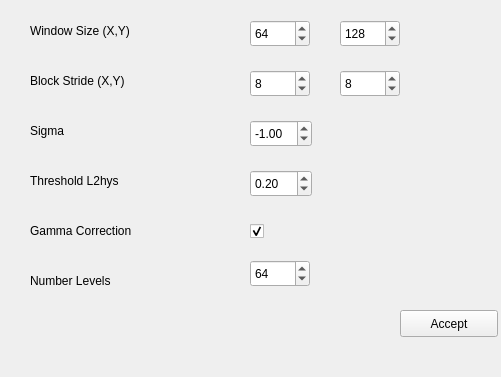
<?xml version="1.0" encoding="UTF-8"?>
<ui version="4.0">
 <class>Conf_HOG</class>
 <widget class="QMainWindow" name="Conf_HOG">
  <property name="geometry">
   <rect>
    <x>0</x>
    <y>0</y>
    <width>501</width>
    <height>377</height>
   </rect>
  </property>
  <property name="minimumSize">
   <size>
    <width>501</width>
    <height>377</height>
   </size>
  </property>
  <property name="windowTitle">
   <string>Configuración HOG</string>
  </property>
  <widget class="QWidget" name="centralwidget">
   <widget class="QPushButton" name="Aceptar">
    <property name="geometry">
     <rect>
      <x>400</x>
      <y>310</y>
      <width>98</width>
      <height>27</height>
     </rect>
    </property>
    <property name="text">
     <string>Accept</string>
    </property>
   </widget>
   <widget class="QLabel" name="label">
    <property name="geometry">
     <rect>
      <x>30</x>
      <y>20</y>
      <width>181</width>
      <height>21</height>
     </rect>
    </property>
    <property name="text">
     <string>Window Size (X,Y)</string>
    </property>
   </widget>
   <widget class="QLabel" name="label_2">
    <property name="geometry">
     <rect>
      <x>30</x>
      <y>70</y>
      <width>171</width>
      <height>21</height>
     </rect>
    </property>
    <property name="text">
     <string>Block Stride (X,Y)</string>
    </property>
   </widget>
   <widget class="QLabel" name="label_3">
    <property name="geometry">
     <rect>
      <x>30</x>
      <y>120</y>
      <width>66</width>
      <height>21</height>
     </rect>
    </property>
    <property name="text">
     <string>Sigma</string>
    </property>
   </widget>
   <widget class="QLabel" name="label_4">
    <property name="geometry">
     <rect>
      <x>30</x>
      <y>170</y>
      <width>141</width>
      <height>21</height>
     </rect>
    </property>
    <property name="text">
     <string>Threshold L2hys</string>
    </property>
   </widget>
   <widget class="QLabel" name="label_5">
    <property name="geometry">
     <rect>
      <x>30</x>
      <y>220</y>
      <width>181</width>
      <height>21</height>
     </rect>
    </property>
    <property name="text">
     <string>Gamma Correction</string>
    </property>
   </widget>
   <widget class="QLabel" name="label_6">
    <property name="geometry">
     <rect>
      <x>30</x>
      <y>270</y>
      <width>141</width>
      <height>21</height>
     </rect>
    </property>
    <property name="text">
     <string>Number Levels</string>
    </property>
   </widget>
   <widget class="QDoubleSpinBox" name="Sigma">
    <property name="geometry">
     <rect>
      <x>250</x>
      <y>120</y>
      <width>62</width>
      <height>27</height>
     </rect>
    </property>
    <property name="minimum">
     <double>-99.989999999999995</double>
    </property>
    <property name="singleStep">
     <double>0.010000000000000</double>
    </property>
    <property name="value">
     <double>-1.000000000000000</double>
    </property>
   </widget>
   <widget class="QSpinBox" name="Win_Size_X">
    <property name="geometry">
     <rect>
      <x>250</x>
      <y>20</y>
      <width>60</width>
      <height>27</height>
     </rect>
    </property>
    <property name="minimum">
     <number>1</number>
    </property>
    <property name="maximum">
     <number>999999</number>
    </property>
    <property name="value">
     <number>64</number>
    </property>
   </widget>
   <widget class="QSpinBox" name="Win_Size_Y">
    <property name="geometry">
     <rect>
      <x>340</x>
      <y>20</y>
      <width>60</width>
      <height>27</height>
     </rect>
    </property>
    <property name="minimum">
     <number>1</number>
    </property>
    <property name="maximum">
     <number>999999</number>
    </property>
    <property name="value">
     <number>128</number>
    </property>
   </widget>
   <widget class="QSpinBox" name="Block_Stride_X">
    <property name="geometry">
     <rect>
      <x>250</x>
      <y>70</y>
      <width>60</width>
      <height>27</height>
     </rect>
    </property>
    <property name="minimum">
     <number>1</number>
    </property>
    <property name="maximum">
     <number>999999</number>
    </property>
    <property name="value">
     <number>8</number>
    </property>
   </widget>
   <widget class="QSpinBox" name="Block_Stride_Y">
    <property name="geometry">
     <rect>
      <x>340</x>
      <y>70</y>
      <width>60</width>
      <height>27</height>
     </rect>
    </property>
    <property name="minimum">
     <number>1</number>
    </property>
    <property name="maximum">
     <number>999999</number>
    </property>
    <property name="value">
     <number>8</number>
    </property>
   </widget>
   <widget class="QDoubleSpinBox" name="Threshold">
    <property name="geometry">
     <rect>
      <x>250</x>
      <y>170</y>
      <width>62</width>
      <height>27</height>
     </rect>
    </property>
    <property name="minimum">
     <double>0.000000000000000</double>
    </property>
    <property name="singleStep">
     <double>0.010000000000000</double>
    </property>
    <property name="value">
     <double>0.200000000000000</double>
    </property>
   </widget>
   <widget class="QCheckBox" name="Gamma">
    <property name="geometry">
     <rect>
      <x>250</x>
      <y>220</y>
      <width>21</width>
      <height>22</height>
     </rect>
    </property>
    <property name="text">
     <string/>
    </property>
    <property name="checked">
     <bool>true</bool>
    </property>
   </widget>
   <widget class="QSpinBox" name="NLevels">
    <property name="geometry">
     <rect>
      <x>250</x>
      <y>260</y>
      <width>60</width>
      <height>27</height>
     </rect>
    </property>
    <property name="maximum">
     <number>99999</number>
    </property>
    <property name="value">
     <number>64</number>
    </property>
   </widget>
  </widget>
  <widget class="QMenuBar" name="menubar">
   <property name="geometry">
    <rect>
     <x>0</x>
     <y>0</y>
     <width>501</width>
     <height>25</height>
    </rect>
   </property>
  </widget>
 </widget>
 <resources/>
 <connections/>
</ui>
